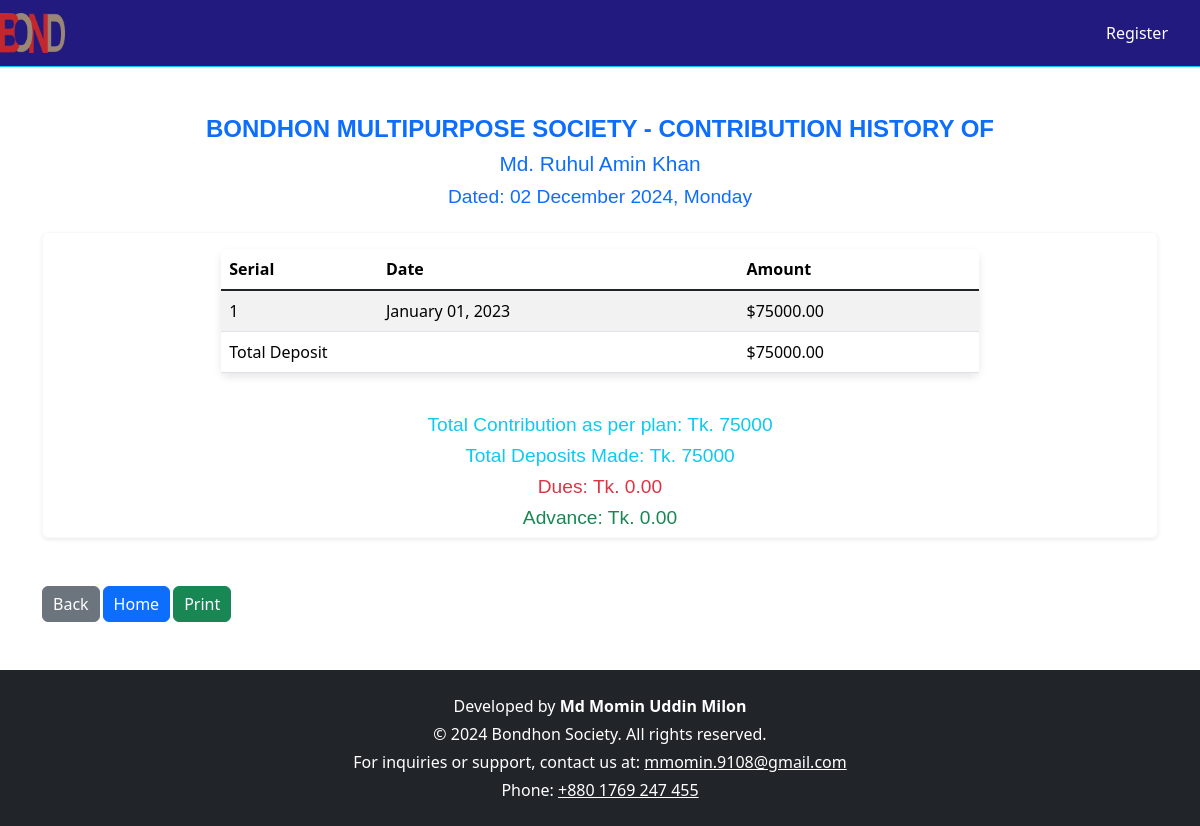
The page /view_deposits/28/ on the database its author committed.
### myapp/models.py (models this page shows, shortened)
class SocietyMember(models.Model):
    MEMBER_DESIGNATION_CHOICES = [
        ("General Member", "General Member"),
        ("Treasurer", "Treasurer"),
        ("Secretary", "Secretary"),
        ("President", "President"),
    ]
    name = models.CharField(max_length=255)
    society_designation = models.CharField(
        max_length=50, choices=MEMBER_DESIGNATION_CHOICES, default="General Member"
    )
    phone_number = models.CharField(max_length=15)
    address = models.TextField(null=True, blank=True)
    shares = models.PositiveIntegerField(default=1)
    joining_date = models.DateField(default=date.today)

class Deposit(models.Model):
    date = models.DateField()
    member = models.ForeignKey(SocietyMember, on_delete=models.CASCADE)
    amount = models.DecimalField(max_digits=10, decimal_places=2)
    fund_head = models.ForeignKey(ExpenseHead, on_delete=models.CASCADE)
    remark = models.CharField(max_length=200, default="Nil")

### myapp/views.py (the view)
# urls.py: path('view_deposits/<int:member_id>/', views.view_deposits, name='view_deposits'),
def view_deposits(request, member_id):
    member = SocietyMember.objects.get(id=member_id)
    deposits = Deposit.objects.filter(member=member)
    contribution_plan = ContributionPlan.objects.aggregate(Sum('amount'))['amount__sum'] or 0
    total_contribution_for_member = contribution_plan * member.shares if contribution_plan else 0
    total_deposit = deposits.aggregate(Sum('amount'))['amount__sum'] or 0
    dues = total_contribution_for_member - total_deposit
    advance = total_deposit - total_contribution_for_member if total_deposit > total_contribution_for_member else 0
    dueslist = []
    context = {
        'member': member,
        'deposits': deposits,
        'total_deposit': total_deposit,
        'total_contribution_for_member': total_contribution_for_member,
        'dues': dues,
        'advance': advance,
    }
    return render(request, 'view_deposits.html', context)

### templates/view_deposits.html (shortened to what this page needs)
{% extends 'base.html' %}
{% block content %}
<div class="container mt-5">
    <h4 class="text-center mb-2 text-primary" style="font-family: 'Arial', sans-serif; font-size: 1.5em; font-weight: 600;">BONDHON MULTIPURPOSE SOCIETY - CONTRIBUTION HISTORY OF</h4>
    <h5 class="text-center mb-2 text-primary" style="font-family: 'Arial', sans-serif; font-size: 1.3em; font-weight: 500;">{{ member.name|title }}</h5>
    <h5 class="text-center mb-4 text-primary" style="font-family: 'Arial', sans-serif; font-size: 1.2em; font-weight: 400;">Dated: {% now "d F Y, l" %}</h5>
    <div class="card shadow-sm border-light">
        <div class="card-body">
            {% if deposits %}
            <table class="table table-hover table-striped" style="width: 70%; margin: 0 auto; border-radius: 8px; box-shadow: 0px 4px 8px rgba(0, 0, 0, 0.1);">
                <thead class="thead-dark">
                    <tr>
                        <th>Serial</th>
                        <th>Date</th>
                        <th>Amount</th>
                    </tr>
                </thead>
                <tbody>
                    {% for deposit in deposits %}
                    <tr>
                        <td>{{ forloop.counter }}</td>
                        <td>{{ deposit.date|date:"F d, Y" }}</td>
                        <td>${{ deposit.amount|floatformat:2 }}</td>
                    </tr>
                    {% endfor %}
                    <tr class="font-weight-bold text-success">
                        <td colspan="2" class="text-right">Total Deposit</td>
                        <td>${{ total_deposit|floatformat:2 }}</td>
                    </tr>
                </tbody>
            </table>
            {% else %}
            <p class="text-center text-warning">No deposits found.</p>
            {% endif %}
        </div>
        <div class="text-center mt-4">
            <h3 class="text-info" style="font-family: 'Arial', sans-serif; font-size: 1.2em;">Total Contribution as per plan: Tk. {{ total_contribution_for_member }}</h3>
            <h3 class="text-info" style="font-family: 'Arial', sans-serif; font-size: 1.2em;">Total Deposits Made: Tk. {{ total_deposit }}</h3>
            <h3 class="text-danger" style="font-family: 'Arial', sans-serif; font-size: 1.2em;">
                Dues:
                {% if dues < 0 %}
                    Tk. 0.00 - Thank you, you have no dues
                {% else %}
                    Tk. {{ dues|floatformat:2 }}
                {% endif %}
            </h3>
            <h3 class="text-success" style="font-family: 'Arial', sans-serif; font-size: 1.2em;">
                Advance:
                {% if advance < 0 %}
                    Tk. 0.00
                {% else %}
                    Tk. {{ advance|floatformat:2 }}
                {% endif %}
            </h3>
        </div>
    </div>
    <div class="d-flex justify-content-start mt-5">
        <a href="javascript:history.back()" class="btn btn-secondary" style="padding: 5px 10px; margin-right: 3px;">Back</a>
        <a href="{% url 'home' %}" class="btn btn-primary" style="padding: 5px 10px; margin-right: 3px;">Home</a>
        <button class="btn btn-success print-btn" style="padding: 5px 10px; margin-right: 3px;" onclick="window.print();">Print</button>
    </div>
</div>
{% endblock %}

### rows shown on the page
SocietyMember: name "Md. Ruhul Amin Khan"
Deposit: date "January 01, 2023", amount "75000.00"

### other values the page prints
{{ total_deposit|floatformat:2 }} "75000.00"
{{ total_contribution_for_member }} "75000"
{{ total_deposit }} "75000"
{{ dues|floatformat:2 }} "0.00"
{{ advance|floatformat:2 }} "0.00"
